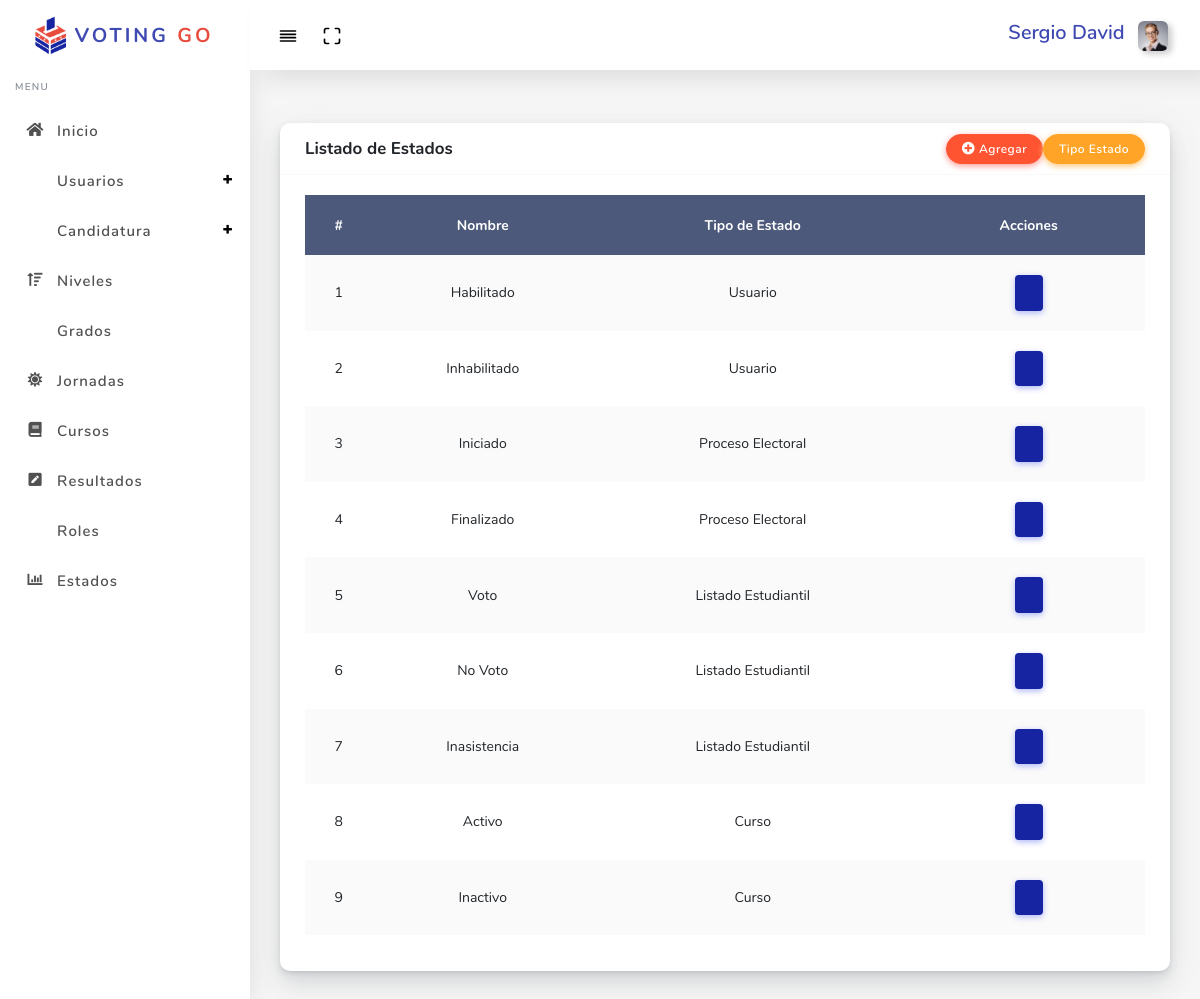
Page /?controller=status (signed in) on the committed database.
### tables this page shows
CREATE TABLE `statuses` (
  `id` int(11) NOT NULL,
  `status_name` varchar(25) NOT NULL,
  `typestatus_idfk` int(11) NOT NULL
);

CREATE TABLE `type_statuses` (
  `id` int(11) NOT NULL,
  `typestatus_name` varchar(20) NOT NULL
);

### controllers/StatusController.php (called while the page is built, shortened)
<?php
	require 'models/Status.php';
	class StatusController
	{
		private $model;
		public function __construct()
		{
			$this->model = new Status;
		}
		public function index()
		{
			require 'views/layout.php';
			$statuses = $this->model->getAll();
			require 'views/status/listStatus.php';
		}
	}

### models/Status.php (called while the page is built, shortened)
<?php
	class Status
	{
		private $pdo;
		public function __construct()
		{
			try {
				$this->pdo = new Database;
			} catch(PDOException $e) {
				die($e->getMessage());
			}
		}
		public function getAll()
		{
			try {
				$strSql = "SELECT s.*, t.typestatus_name AS name_type FROM statuses s INNER JOIN type_statuses t ON t.id = s.typestatus_idfk 		ORDER BY s.id ASC";
				$query = $this->pdo->select($strSql);
				return $query;
			} catch(PDOException $e) {
				die($e->getMessage());
			}
		}
	}

### providers/Database.php (called while the page is built, shortened)
<?php
class Database extends PDO
{
	public function select($strSql, $arrayData = array(), $fetchMode = PDO::FETCH_OBJ)
	{
		$query = $this->prepare($strSql);
		if(!$query->execute()) {
			echo "Error, la Consulta no se Realizó";
		} else {
			return $query->fetchAll($fetchMode);
		}
	}
}

### views/status/listStatus.php (shortened to what this page needs)
<link rel="stylesheet" href="assets/bundles/datatables/datatables.min.css">
<link rel="stylesheet" href="assets/bundles/datatables/DataTables-1.10.16/css/dataTables.bootstrap4.min.css">
<div class="main-content">
  <section class="section">
    <div class="section-body">
      <div class="row">
        <div class="col-12">
          <div class="card">
              <div class="card-header">
                  <h4>Listado de Estados</h4>
                    <button type="button" class="btn icon-left btn-danger ml-auto" data-toggle="modal" data-target="#basicModal"><i class="fas fa-plus-circle"></i> Agregar</button>
                    <a href="?controller=typeStatus" type="button" class="btn btn-icon icon-left btn-warning ">Tipo Estado</a>
              </div>
              <div class="card-body">
              <div class="table-responsive">
              <table class="table table-striped table-hover" id="table-2">
                <thead>
                  <tr>
                    <th>#</th>
    				<th>Nombre</th>
    				<th>Tipo de Estado</th>
    				<th>Acciones</th>
                  </tr>
                </thead>
                <tbody>
                  <?php foreach ($statuses as $status) : ?>
                  <tr>
                    <td><?php echo $status->id ?></td>
                    <td><?php echo $status->status_name ?></td>
                    <td><?php echo $status->name_type ?></td>
                    <td>
                      <div class="card-body">
                        <a href="?controller=status&method=edit&id=<?php echo $status->id ?>" type="button" class="btn btn-icon btn-primary" data-toggle="modal" data-target="#basicModal<?php echo $status->id ?>">
                        </a>
                      </div>
                    </td>
                  </tr>
                      <?php endforeach ?>
                </tbody>
              </table>
              </div>
            </div>
          </div>
        </div>
      </div>
    </div>
  </section>
</div>

### assets/css/style2.css (style rules this page uses)
th { text-align: center; }
td { text-align: center; }

### rows in the picture
statuses: id "1", status_name "Habilitado", typestatus_idfk.typestatus_name "Usuario"
statuses: id "2", status_name "Inhabilitado", typestatus_idfk.typestatus_name "Usuario"
statuses: id "3", status_name "Iniciado", typestatus_idfk.typestatus_name "Proceso Electoral"
statuses: id "4", status_name "Finalizado", typestatus_idfk.typestatus_name "Proceso Electoral"
statuses: id "5", status_name "Voto", typestatus_idfk.typestatus_name "Listado Estudiantil"
statuses: id "6", status_name "No Voto", typestatus_idfk.typestatus_name "Listado Estudiantil"
statuses: id "7", status_name "Inasistencia", typestatus_idfk.typestatus_name "Listado Estudiantil"
statuses: id "8", status_name "Activo", typestatus_idfk.typestatus_name "Curso"
statuses: id "9", status_name "Inactivo", typestatus_idfk.typestatus_name "Curso"

### other values in the picture
$_SESSION['user']->name "Sergio David"
